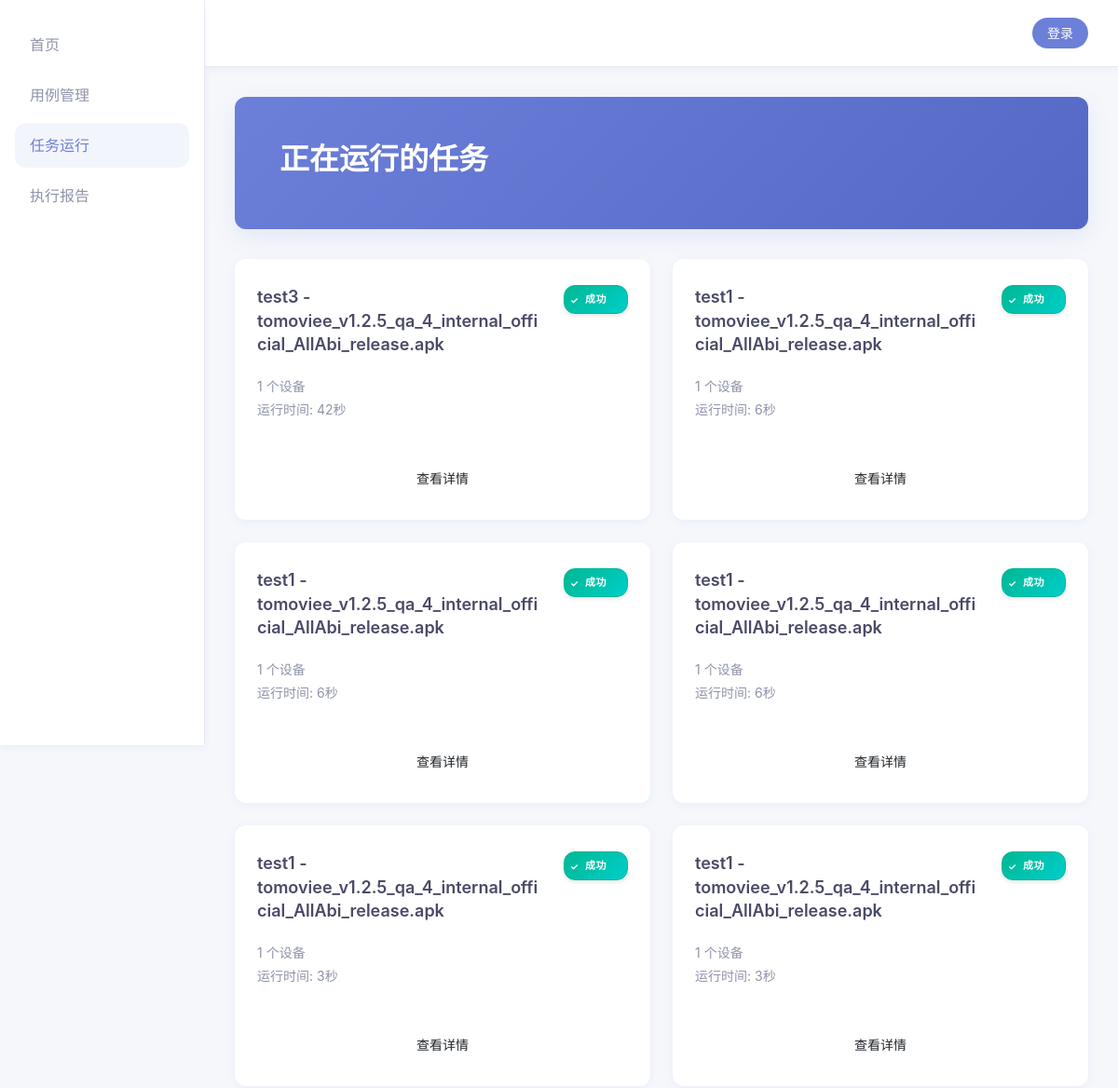
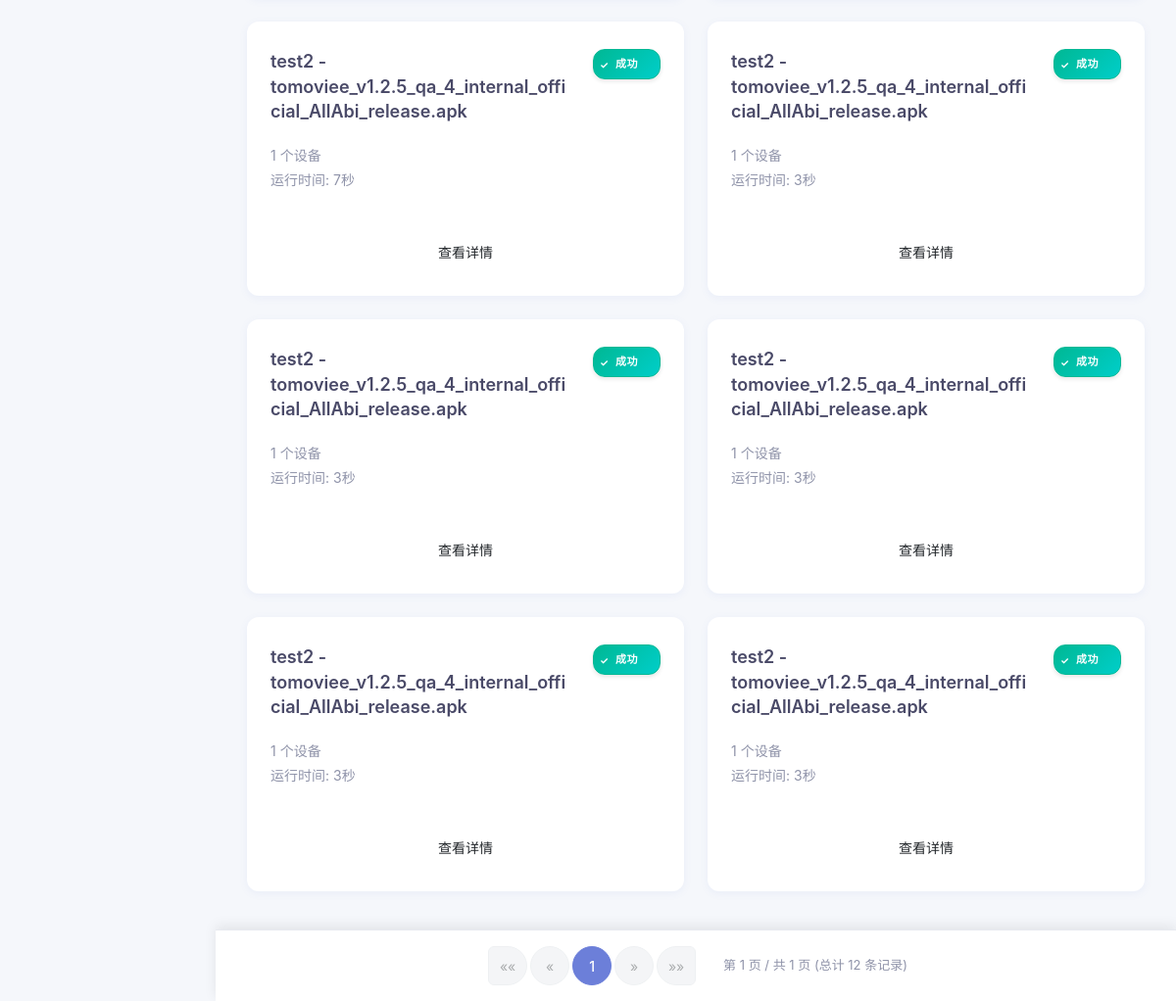
/tasks/, run on an earlier commit of the app's database (2 pictures, top to bottom).
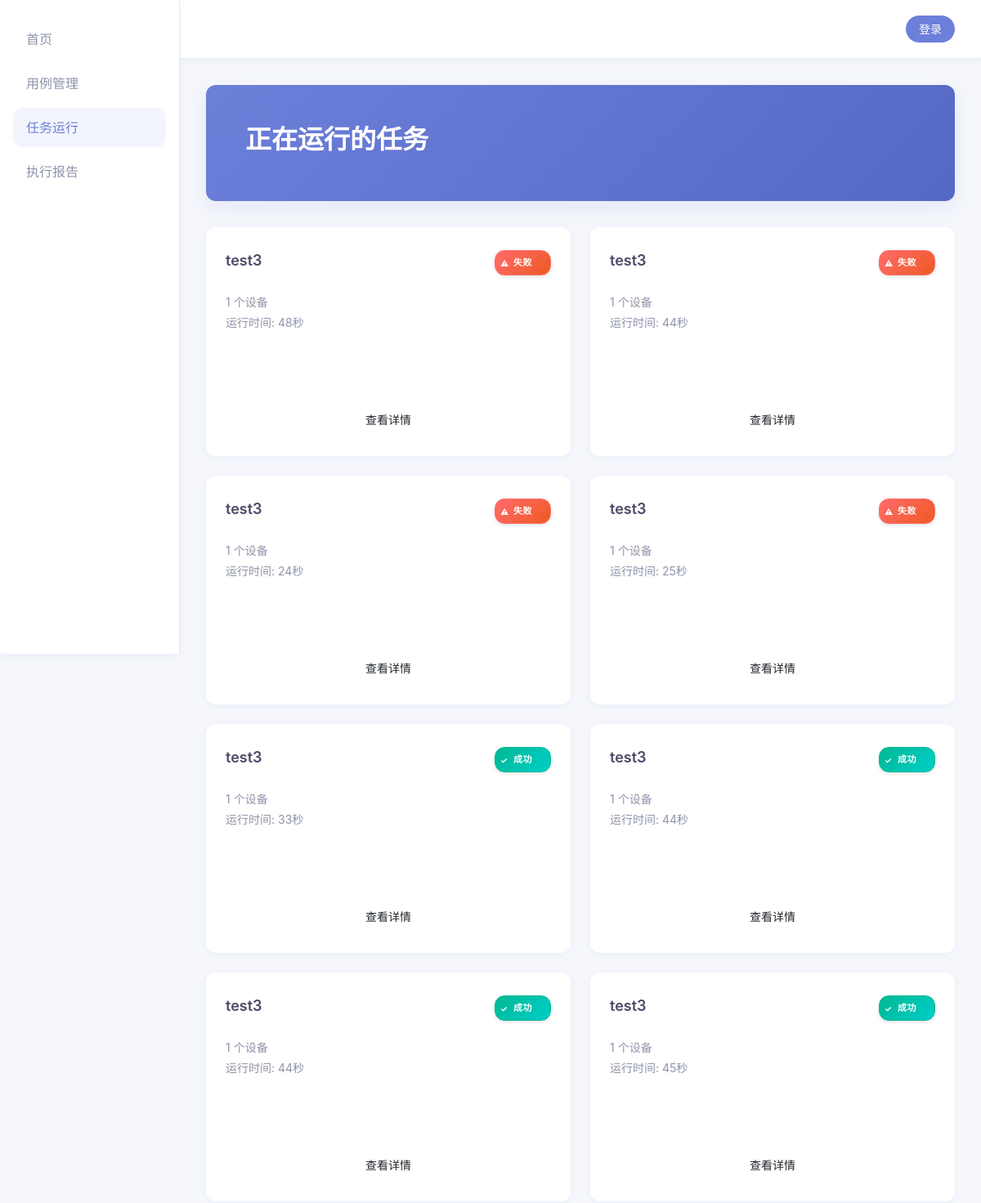
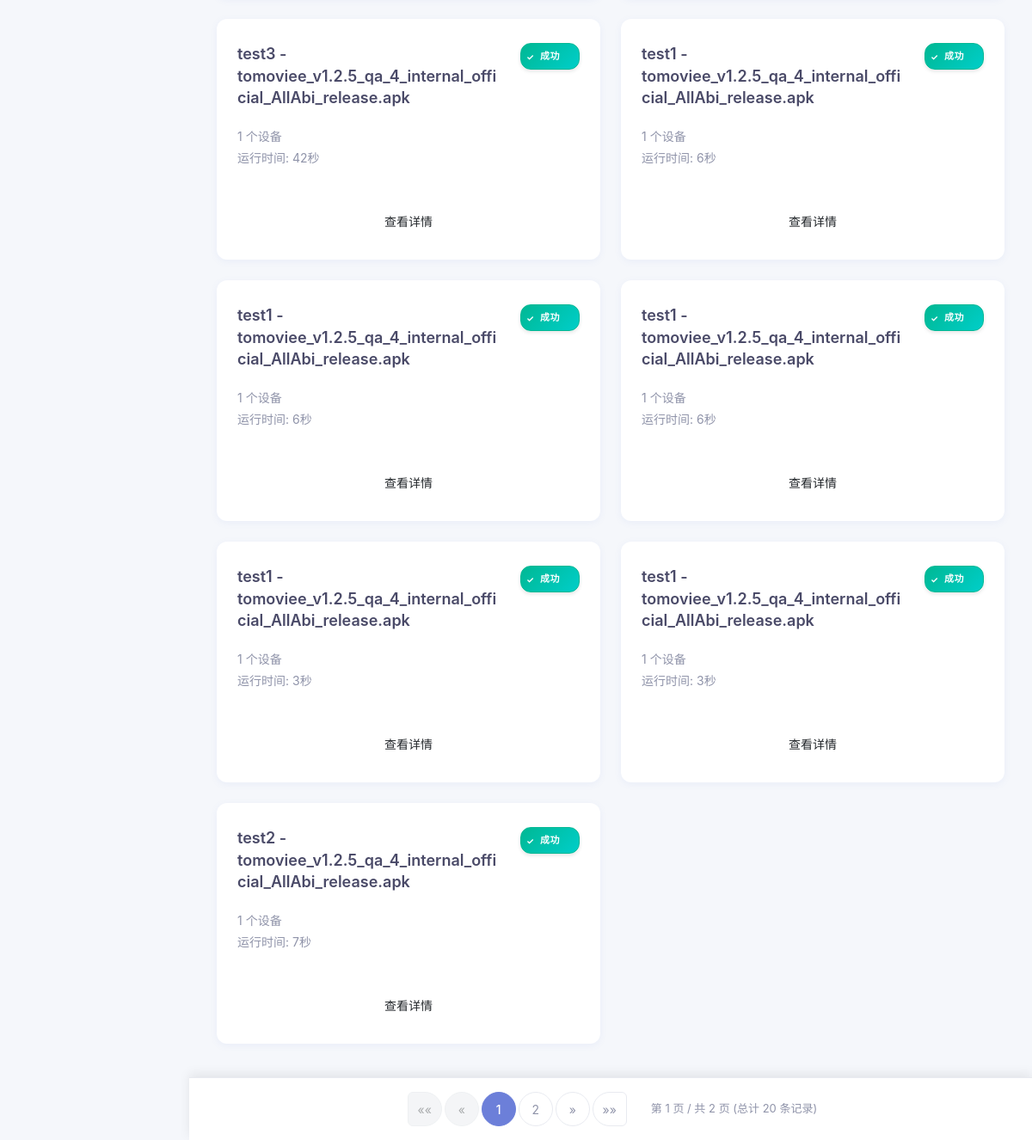
And on a later commit of the database (2 pictures, top to bottom).
### tasks/models.py (models this page shows, shortened)
class Task(models.Model):
    STATUS_CHOICES = [
        ('pending', '等待中'),
        ('running', '运行中'),
        ('success', '成功'),
        ('failed', '失败'),
        ('cancelled', '已取消'),
    ]
    PLATFORM_CHOICES = [
        ('android', 'Android'),
        ('ios', 'iOS'),
    ]
    name = models.CharField(max_length=255, verbose_name="任务名称")
    test_case = models.ForeignKey('cases.TestCase', on_delete=models.CASCADE, verbose_name="测试用例")
    devices = models.JSONField(verbose_name="设备列表")
    app_file = models.CharField(max_length=500, verbose_name="应用文件路径")
    platform = models.CharField(max_length=10, choices=PLATFORM_CHOICES, verbose_name="平台")
    status = models.CharField(max_length=20, choices=STATUS_CHOICES, default='pending', verbose_name="状态")
    progress = models.IntegerField(default=0, verbose_name="进度百分比")
    created_time = models.DateTimeField(default=timezone.now, verbose_name="创建时间")
    start_time = models.DateTimeField(null=True, blank=True, verbose_name="开始时间")
    end_time = models.DateTimeField(null=True, blank=True, verbose_name="结束时间")
    error_message = models.TextField(blank=True, verbose_name="错误信息")
    result_data = models.JSONField(default=dict, blank=True, verbose_name="结果数据")
    class Meta:
        verbose_name = "任务"
        verbose_name_plural = "任务"
        ordering = ['-created_time']
    @property
    def runtime(self):
        if self.start_time and self.end_time:
            delta = self.end_time - self.start_time
            total_seconds = delta.total_seconds()
            if total_seconds < 60:
                return f"{int(total_seconds)}秒"
            elif total_seconds < 3600:
                minutes = int(total_seconds // 60)
                seconds = int(total_seconds % 60)
                return f"{minutes}分{seconds}秒"
            else:
                hours = int(total_seconds // 3600)
                minutes = int((total_seconds % 3600) // 60)
                return f"{hours}小时{minutes}分"
        return "0秒"
    def get_status_display(self):
        status_map = {
            'pending': '等待中',
            'running': '运行中',
            'success': '成功',
            'failed': '失败',
            'cancelled': '已取消',
        }
        return status_map.get(self.status, self.status)

### tasks/views.py (the view)
# urls.py: path('', views.running_tasks, name='running_tasks'),  # 任务运行页
def running_tasks(request):
    all_tasks = Task.objects.all().order_by('-created_time')
    paginator = Paginator(all_tasks, 15)  # 每页显示15条
    page = request.GET.get('page', 1)
    try:
        tasks = paginator.page(page)
    except PageNotAnInteger:
        tasks = paginator.page(1)
    except EmptyPage:
        tasks = paginator.page(paginator.num_pages)
    return render(request, 'tasks/running_tasks.html', {"tasks": tasks, "nav": "tasks"})

### templates/tasks/running_tasks.html (shortened to what this page needs)
{% extends 'base.html' %}
{% load static %}
{% block extra_css %}
<link rel="stylesheet" href="{% static 'tasks/css/tasks.css' %}">
{% endblock %}
{% block banner %}
<section class="banner">
    <h1>正在运行的任务</h1>
</section>
{% endblock %}
{% block content %}
<div class="task-grid" id="taskGrid">
    {% for t in tasks %}
    <div class="task-card" data-task-id="{{ t.id }}">
        <div class="task-header">
            <span class="task-name">{{ t.name }}</span>
            <span class="task-status {{ t.status }}">{{ t.get_status_display }}</span>
        </div>
        <div class="task-info">
            <p>{{ t.devices|length }} 个设备</p>
            <p class="runtime">运行时间: {{ t.runtime }}</p>
        </div>
        <button class="btn btn-blue btn-block">查看详情</button>
    </div>
    {% endfor %}
</div>
{% include 'components/pagination.html' with page_obj=tasks aria_label='任务列表分页' %}
{% endblock %}

What changed in the data, as far as the page shows it:
no longer on this page (row unchanged): Task: name "test2 - tomoviee_v1.2.5_qa_4_internal_official_AllAbi_release.apk", status "成功", devices|length "1", runtime "3秒"
no longer on this page (row unchanged): Task: name "test2 - tomoviee_v1.2.5_qa_4_internal_official_AllAbi_release.apk", status "成功", devices|length "1", runtime "3秒"
no longer on this page (row unchanged): Task: name "test2 - tomoviee_v1.2.5_qa_4_internal_official_AllAbi_release.apk", status "成功", devices|length "1", runtime "3秒"
no longer on this page (row unchanged): Task: name "test2 - tomoviee_v1.2.5_qa_4_internal_official_AllAbi_release.apk", status "成功", devices|length "1", runtime "3秒"
no longer on this page (row unchanged): Task: name "test2 - tomoviee_v1.2.5_qa_4_internal_official_AllAbi_release.apk", status "成功", devices|length "1", runtime "3秒"
added Task: name "test3", status "失败", devices|length "1", runtime "48秒"
added Task: name "test3", status "失败", devices|length "1", runtime "44秒"
added Task: name "test3", status "失败", devices|length "1", runtime "24秒"
added Task: name "test3", status "失败", devices|length "1", runtime "25秒"
added Task: name "test3", status "成功", devices|length "1", runtime "33秒"
added Task: name "test3", status "成功", devices|length "1", runtime "44秒"
added Task: name "test3", status "成功", devices|length "1", runtime "44秒"
added Task: name "test3", status "成功", devices|length "1", runtime "45秒"
Also different on the page:
{{ page_obj.paginator.num_pages }}: "1" → "2"
{{ page_obj.paginator.count }}: "12" → "20"
new list line: "2"
